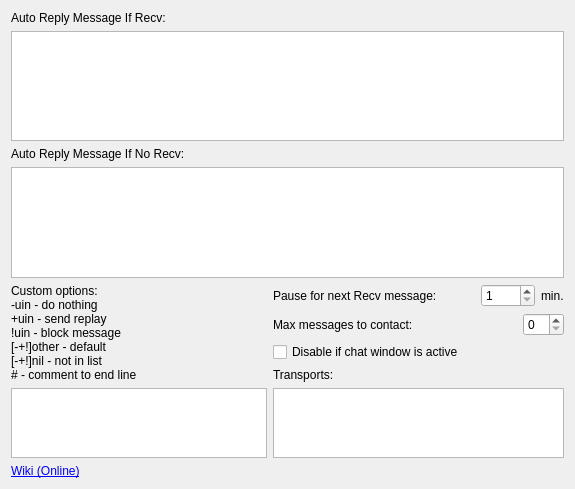
<?xml version="1.0" encoding="UTF-8"?>
<ui version="4.0">
 <class>options</class>
 <widget class="QWidget" name="options">
  <property name="geometry">
   <rect>
    <x>0</x>
    <y>0</y>
    <width>575</width>
    <height>489</height>
   </rect>
  </property>
  <property name="windowTitle">
   <string>Form</string>
  </property>
  <layout class="QVBoxLayout" name="verticalLayout_4">
   <item>
    <layout class="QVBoxLayout" name="verticalLayout">
     <item>
      <widget class="QLabel" name="label">
       <property name="text">
        <string>Auto Reply Message If Recv:</string>
       </property>
       <property name="textFormat">
        <enum>Qt::PlainText</enum>
       </property>
      </widget>
     </item>
     <item>
      <widget class="QTextEdit" name="messageRecv">
       <property name="sizePolicy">
        <sizepolicy hsizetype="Preferred" vsizetype="Preferred">
         <horstretch>0</horstretch>
         <verstretch>0</verstretch>
        </sizepolicy>
       </property>
      </widget>
     </item>
     <item>
      <widget class="QLabel" name="label_2">
       <property name="text">
        <string>Auto Reply Message If No Recv:</string>
       </property>
       <property name="textFormat">
        <enum>Qt::PlainText</enum>
       </property>
      </widget>
     </item>
     <item>
      <widget class="QTextEdit" name="messageNoRecv">
       <property name="sizePolicy">
        <sizepolicy hsizetype="Expanding" vsizetype="Preferred">
         <horstretch>0</horstretch>
         <verstretch>0</verstretch>
        </sizepolicy>
       </property>
      </widget>
     </item>
    </layout>
   </item>
   <item>
    <layout class="QHBoxLayout" name="horizontalLayout_2">
     <item>
      <layout class="QVBoxLayout" name="verticalLayout_2">
       <item>
        <widget class="QLabel" name="label_3">
         <property name="text">
          <string>Custom options:
-uin - do nothing
+uin - send replay
!uin - block message
[-+!]other - default
[-+!]nil - not in list
# - comment to end line</string>
         </property>
        </widget>
       </item>
       <item>
        <widget class="QTextEdit" name="custom">
         <property name="sizePolicy">
          <sizepolicy hsizetype="Minimum" vsizetype="Expanding">
           <horstretch>0</horstretch>
           <verstretch>0</verstretch>
          </sizepolicy>
         </property>
        </widget>
       </item>
      </layout>
     </item>
     <item>
      <layout class="QVBoxLayout" name="verticalLayout_3">
       <item>
        <layout class="QHBoxLayout" name="horizontalLayout">
         <item>
          <widget class="QLabel" name="label_4">
           <property name="text">
            <string>Pause for next Recv message:</string>
           </property>
           <property name="textFormat">
            <enum>Qt::PlainText</enum>
           </property>
          </widget>
         </item>
         <item>
          <spacer name="horizontalSpacer_2">
           <property name="orientation">
            <enum>Qt::Horizontal</enum>
           </property>
           <property name="sizeHint" stdset="0">
            <size>
             <width>40</width>
             <height>20</height>
            </size>
           </property>
          </spacer>
         </item>
         <item>
          <widget class="QSpinBox" name="pauseWidget">
           <property name="minimum">
            <number>1</number>
           </property>
           <property name="maximum">
            <number>2000</number>
           </property>
          </widget>
         </item>
         <item>
          <widget class="QLabel" name="label_5">
           <property name="text">
            <string>min.</string>
           </property>
          </widget>
         </item>
        </layout>
       </item>
       <item>
        <layout class="QHBoxLayout" name="horizontalLayout_3">
         <item>
          <widget class="QLabel" name="label_6">
           <property name="text">
            <string>Max messages to contact:</string>
           </property>
          </widget>
         </item>
         <item>
          <spacer name="horizontalSpacer">
           <property name="orientation">
            <enum>Qt::Horizontal</enum>
           </property>
           <property name="sizeHint" stdset="0">
            <size>
             <width>40</width>
             <height>20</height>
            </size>
           </property>
          </spacer>
         </item>
         <item>
          <widget class="QSpinBox" name="messageCount">
           <property name="maximumSize">
            <size>
             <width>182</width>
             <height>16777215</height>
            </size>
           </property>
          </widget>
         </item>
        </layout>
       </item>
       <item>
        <widget class="QCheckBox" name="activetabWidget">
         <property name="text">
          <string>Disable if chat window is active</string>
         </property>
        </widget>
       </item>
       <item>
        <spacer name="verticalSpacer">
         <property name="orientation">
          <enum>Qt::Vertical</enum>
         </property>
         <property name="sizeHint" stdset="0">
          <size>
           <width>20</width>
           <height>40</height>
          </size>
         </property>
        </spacer>
       </item>
       <item>
        <widget class="QLabel" name="label_7">
         <property name="text">
          <string>Transports:</string>
         </property>
        </widget>
       </item>
       <item>
        <widget class="QTextEdit" name="transportsWidget">
         <property name="enabled">
          <bool>true</bool>
         </property>
         <property name="sizePolicy">
          <sizepolicy hsizetype="Expanding" vsizetype="Expanding">
           <horstretch>0</horstretch>
           <verstretch>1</verstretch>
          </sizepolicy>
         </property>
        </widget>
       </item>
      </layout>
     </item>
    </layout>
   </item>
   <item>
    <widget class="QLabel" name="wiki">
     <property name="text">
      <string>&lt;a href=&quot;https://psi-plus.com/wiki/en:plugins#icq_must_die_plugin&quot;&gt;Wiki (Online)&lt;/a&gt;</string>
     </property>
    </widget>
   </item>
  </layout>
 </widget>
 <resources/>
 <connections/>
</ui>
